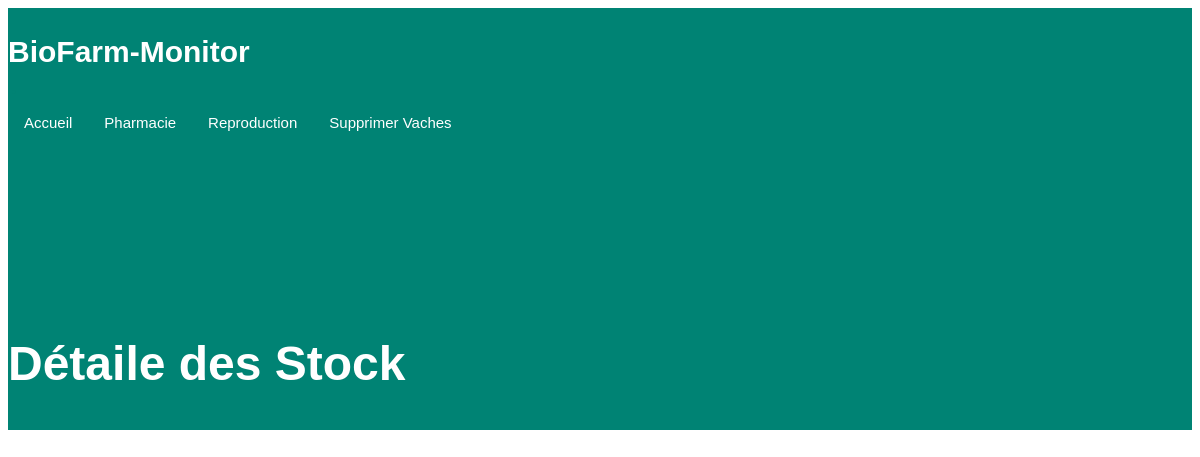
The app's page /stock_details, older data.
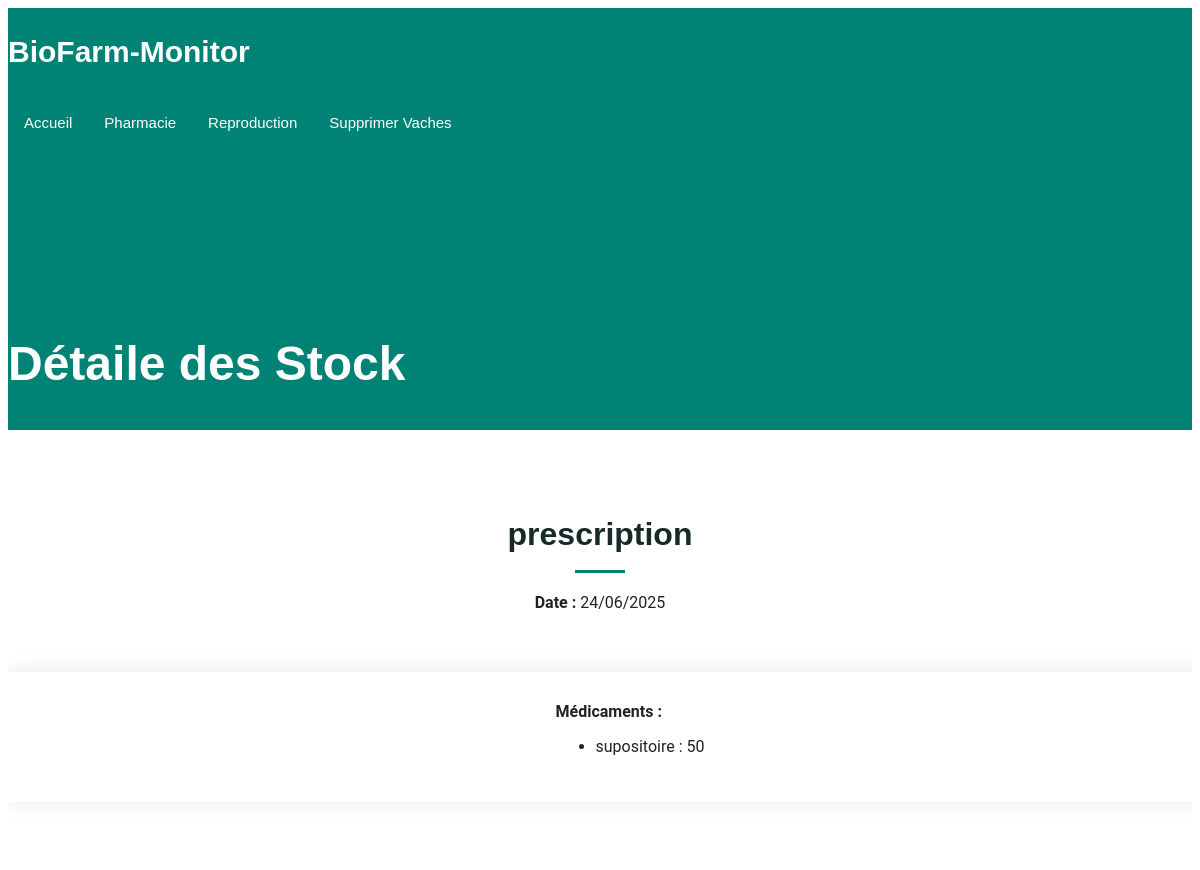
The same page, newer data.
### web_app/models.py (models this page shows, shortened)
class Prescription(db.Model):
    id = Column(Integer, primary_key=True)  # id Prescription
    date = Column(DATE)  # date de la Prescription
    care = Column(MutableDict.as_mutable(JSON), default=dict, nullable=False)
    dlc_left = Column(Boolean)

### web_app/views.py (the view)
@app.route("/stock_details", methods=["GET"])
def stock_details():
    return render_template("stock_details.html")

### web_app/fonction.py (called while the page is built)
def get_hystory_pharmacie() -> list[tuple[date, dict[str:int], str]]:
    care_raw = CowUntils.get_all_care() or []
    prescription_raw = PrescriptionUntils.get_all_prescription_cares() or []
    care_data = [(d, medics, f"care {id}") for d, medics, id in care_raw]
    prescription_data = [
        (d, medics, "dlc left" if dlc_left else "prescription")
        for d, medics, dlc_left in prescription_raw
    ]
    full_history = care_data + prescription_data
    full_history.sort(key=lambda x: x[0], reverse=True)
    return full_history

### web_app/models.py (called while the page is built)
    @staticmethod
    def get_all_care() -> list[tuple[date, dict[str, int], int]]:
        all_cares: List[Tuple[date, dict[str, int], int]] = [
            (care_date, care_dict, cow.id)
            for cow in Cow.query.all()
            for care_date, care_dict, *_ in cow.cow_cares
            if care_dict  # ignore les soins vides
        ]
        all_cares.sort(key=lambda x: x[0], reverse=True)  # tri par date décroissante
        return all_cares

    @staticmethod
    def get_all_prescription_cares() -> List[tuple[date, dict[str, int], bool]]:
        all_cares: List[Tuple[date, dict[str, int], bool]] = [
            (prescription.date, prescription.care, prescription.dlc_left)
            for prescription in Prescription.query.all()
        ]
        all_cares.pop(0)  # suprimer l'entete
        all_cares.sort(key=lambda x: x[0], reverse=True)  # Tri décroissant sur la date
        return all_cares

### web_app/templates/stock_details.html (shortened to what this page needs)
{% extends 'base.html' %}
{% block body_class %}
  "index-page"
{% endblock body_class %}
{% block page_title %}Détaile des Stock{% endblock page_title %}
{% block content %}
  {% for date, care_dict, source in get_hystory_pharmacie() %}
  <section id="stock_history" class="contact section">
    <div class="container section-title">
      <h2><strong>{{source}}</strong></h2>
      <p><strong>Date :</strong> {{ date.strftime("%d/%m/%Y") }}<br></p>
    </div>
    <div class="container">
      <div class="row justify-content-center">
        <div class="col-lg-8">
          <div class="php-email-form">
            <div class="row gy-4">
              <div class="col-12">
                <strong>Médicaments :</strong>
                <ul>
                    {% for medicament, quantite in care_dict.items() %}
                    <div class="row g-2 align-items-center mb-3">
                      <div class="col-md-6">
                        <li>{{ medicament }} : {{ quantite }}</li>
                      </div>
                    </div>
                    {% endfor %}
                </ul>
              </div>
            </div>
          </div>
        </div>
      </div>
    </div>
  </section>
  {% endfor %}
{% endblock content %}

### web_app/templates/base.html (shortened to what this page needs)
<!doctype html>
<html lang="fr">
  <head>
    <link href="{{ url_for('static', filename='css/main.css') }}" rel="stylesheet">
  </head>
  <body class='{% block body_class %} {% endblock %}'>
    <header id="header" class="header fixed-top">
        <div class="branding d-flex align-items-cente">
          <div class="container position-relative d-flex align-items-center justify-content-between">
            <a href="/" class="logo d-flex align-items-center">
              <h1 class="sitename">BioFarm-Monitor</h1>
              <span>.</span>
            </a>
            <nav id="navmenu" class="navmenu">
              <ul>
                <li><a href="/" class="active">Accueil<br></a></li>
                <li><a href="/pharmacie">Pharmacie</a></li>
                <li><a href="/reproduction">Reproduction</a></li>
                <li><a href="/#Remove">Supprimer Vaches</a></li>
              </ul>
            </nav>
          </div>
        </div>
      </header>
      <main class="main">
      <section class="hero section accent-background">
        <div class="container position-relative">
          <div class="row gy-5 justify-content-between">
            <div class="col-lg-6 order-2 order-lg-1 d-flex flex-column justify-content-center">
              <h2><span class="accent">{% block page_title %} {% endblock page_title %}</span></h2>
            <div class="col-lg-5 order-1 order-lg-2">
            </div>
          </div>
        </div>
      </section>
        {% block content %}
        {% endblock %}
    </main>
  </body>
</html>

### web_app/static/css/main.css (style rules this page uses)
:root { --default-font: "Roboto", system-ui, -apple-system, "Segoe UI", Roboto, "Helvetica Neue", Arial, "Noto Sans", "Liberation Sans", sans-serif, "Apple Color Emoji", "Segoe UI Emoji", "Segoe UI Symbol", "Noto Color Emoji"; --heading-font: "Montserrat", sans-serif; --nav-font: "Poppins", sans-serif; }
:root { --background-color: #ffffff; --default-color: #222222; --heading-color: #172a28; --accent-color: #008374; --surface-color: #ffffff; --contrast-color: #ffffff; }
:root { --nav-color: #ffffff; --nav-hover-color: #008374; --nav-mobile-background-color: #ffffff; --nav-dropdown-background-color: #ffffff; --nav-dropdown-color: #01433c; --nav-dropdown-hover-color: #008374; }
.accent-background { --background-color: #008374; --default-color: #ffffff; --heading-color: #ffffff; --accent-color: #ffffff; --surface-color: #00b6a1; --contrast-color: #ffffff; }
:root { scroll-behavior: smooth; }
body { color: var(--default-color); background-color: var(--background-color); font-family: var(--default-font); }
a { color: var(--accent-color); text-decoration: none; transition: 0.3s; }
h1, h2, h3, h4, h5, h6 { color: var(--heading-color); font-family: var(--heading-font); }
.php-email-form .row.gy-4 { display: flex; justify-content: center; align-items: center; gap: 15px; flex-wrap: nowrap; }
.php-email-form .col-md-6, .php-email-form .col-md-12.text-center { flex: none; width: auto; margin-bottom: 0; }
.header { --background-color: #008374; --heading-color: #ffffff; color: var(--default-color); transition: all 0.5s; z-index: 997; background-color: var(--background-color); }
.header .branding { min-height: 60px; padding: 10px 0; }
.header .logo { line-height: 1; }
.header .logo h1 { font-size: 30px; margin: 0; font-weight: 700; color: var(--heading-color); }
.header .logo span { font-size: 32px; margin-left: 2px; color: var(--nav-hover-color); }
@media (min-width: 1200px) { .navmenu { padding: 0; } }
@media (min-width: 1200px) { .navmenu ul { margin: 0; padding: 0; display: flex; list-style: none; align-items: center; } }
@media (min-width: 1200px) { .navmenu li { position: relative; } }
@media (min-width: 1200px) { .navmenu>ul>li { white-space: nowrap; padding: 15px 14px; } }
@media (min-width: 1200px) { .navmenu>ul>li:last-child { padding-right: 0; } }
@media (min-width: 1200px) { .navmenu a, .navmenu a:focus { color: var(--nav-color); font-size: 15px; padding: 0 2px; font-family: var(--nav-font); font-weight: 500; display: flex; align-items: center; justify-content: space-between; white-space: nowrap; transition: 0.3s; position: relative; } }
@media (min-width: 1200px) { .navmenu>ul>li>a:before { content: ""; position: absolute; height: 2px; bottom: -6px; left: 0; background-color: var(--nav-hover-color); visibility: hidden; width: 0px; transition: all 0.3s ease-in-out 0s; } }
@media (min-width: 1200px) { .navmenu a:hover:before, .navmenu li:hover>a:before, .navmenu .active:before { visibility: visible; width: 100%; } }
@media (min-width: 1200px) { .navmenu li:hover>a, .navmenu .active, .navmenu .active:focus { color: var(--nav-color); } }
section, .section { color: var(--default-color); background-color: var(--background-color); padding: 60px 0; scroll-margin-top: 112px; overflow: clip; }
.section-title { text-align: center; padding-bottom: 60px; position: relative; }
.section-title h2 { font-size: 32px; font-weight: 700; margin-bottom: 20px; padding-bottom: 20px; position: relative; }
.section-title h2:after { content: ""; position: absolute; display: block; width: 50px; height: 3px; background: var(--accent-color); left: 0; right: 0; bottom: 0; margin: auto; }
.section-title p { margin-bottom: 0; }
.hero { width: 100%; position: relative; padding: 140px 0 0 0; }
.hero .container { position: relative; z-index: 3; }
.hero h2 { font-size: 48px; font-weight: 700; margin-bottom: 20px; }
.hero h2 .accent { color: var(--conrast-color); }
.contact .php-email-form { background-color: var(--surface-color); box-shadow: 0px 0px 20px rgba(0, 0, 0, 0.1); width: 100%; height: 100%; padding: 30px; }

Row changes from the older to the newer data that the page shows:
added Prescription: strftime "24/06/2025"
Text that changed along with them:
new list line: "prescription Date : Médicaments : supositoire : 50"
